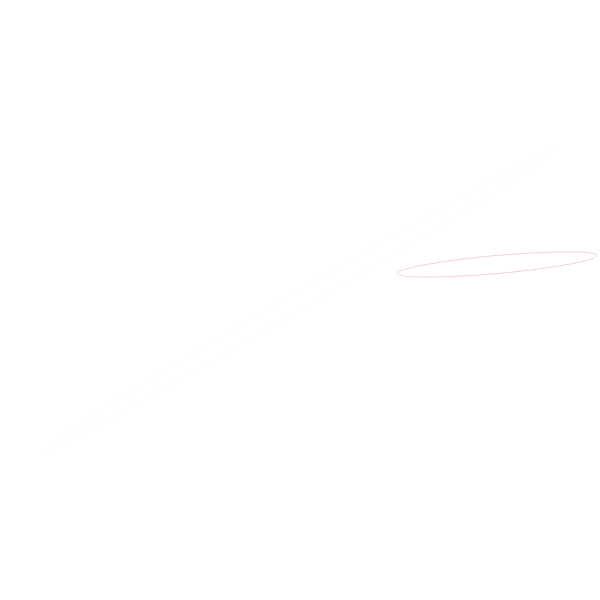
Frame 1 (no input)
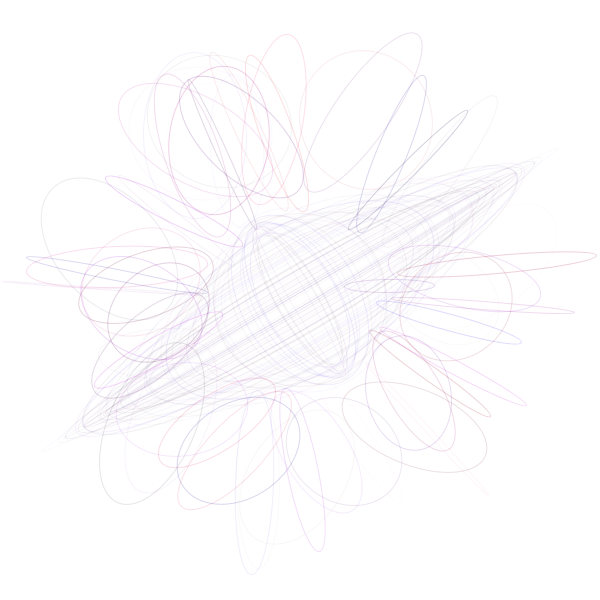
Frame 60 (the mouse pressed at the canvas centre just before this capture)
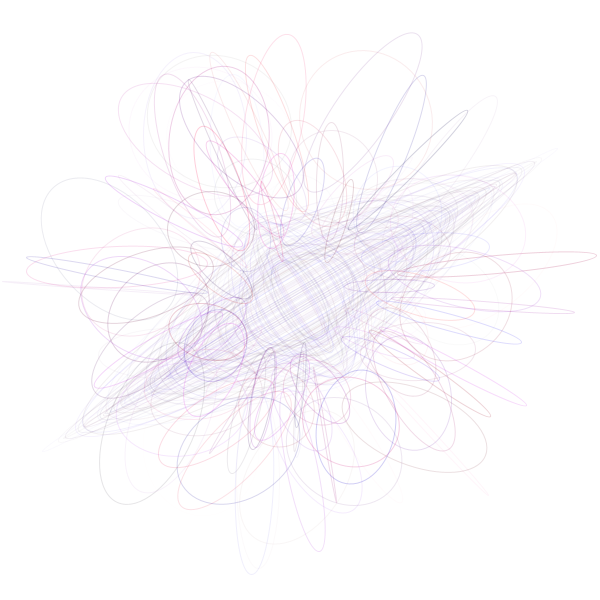
Frame 120 (the mouse held since frame 60 and released just before this capture)

The Processing sketch that drew these frames (run headless with seeded random() and noise(); from frame 60 on, the mouse is pressed at the canvas centre):

// Processing sketch: processing_167554
// ── processing_167554.pde


float x, y;
float angle = 0; 
float r = 200;
float diff = 1; 


void setup() {
  size(600, 600);
  background(255);
 }

void draw() {

  noFill(); 
  x = r * cos(millis()); 
  y = r * sin(millis());
  translate(width/2, height/2); 
  
  pushMatrix();
  rotate(millis()*cos(angle));
  translate(x,y);
  stroke(random(255),0,random(255),random(50));
  ellipse(0,0,x,y);
  popMatrix();
  
  pushMatrix();
  rotate(cos(millis()/3000)*100);
  stroke(random(100),0,random(255),random(20));
  ellipse(0,0,x*3,y*1);
  popMatrix();
  
  angle = angle +0.5;
  r = r - diff;

  if ( r == 0 || r == 200) { 
    diff =  diff * -1;
  }
}
